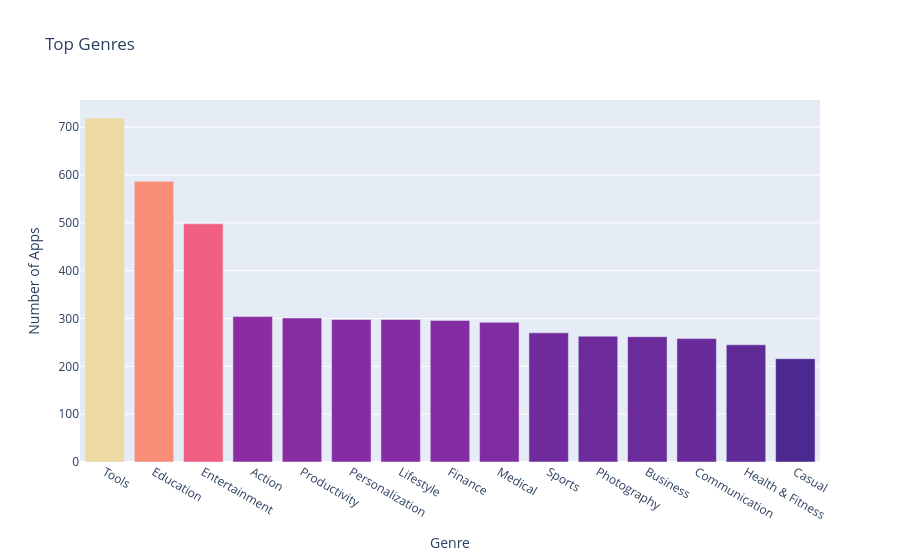

Notebook source saved alongside this figure:
### Markdown cell above
**Challenge**: Can you create this chart with the Series containing the genre data? 

<img src=https://imgur.com/DbcoQli.png width=400>

Try experimenting with the built in colour scales in Plotly. You can find a full list [here](https://plotly.com/python/builtin-colorscales/). 

* Find a way to set the colour scale using the color_continuous_scale parameter. 
* Find a way to make the color axis disappear by using coloraxis_showscale.

### Code cell
bar = px.bar(x = num_genres.index[:15], # index = category name
             y = num_genres.values[:15], # count
             title='Top Genres',
             hover_name=num_genres.index[:15],
             color=num_genres.values[:15],
             color_continuous_scale='Agsunset')
 
bar.update_layout(xaxis_title='Genre',
yaxis_title='Number of Apps',
coloraxis_showscale=False)
 
bar

### Figure 1 — Plotly figure (JSON) as saved in the notebook; plotly's stock layout.template omitted (floating-point values rounded to 4 significant figures)
{"data": [{"hovertemplate": "<b>%{hovertext}</b><br><br>x=%{x}<br>y=%{y}<br>color=%{marker.color}<extra></extra>", "hovertext": ["Tools", "Education", "Entertainment", "Action", "Productivity", "Personalization", "Lifestyle", "Finance", "Medical", "Sports", "Photography", "Business", "Communication", "Health & Fitness", "Casual"], "legendgroup": "", "marker": {"color": [719, 587, 498, 304, 301, 298, 298, 296, 292, 270, 263, 262, 258, 245, 216], "coloraxis": "coloraxis", "pattern": {"shape": ""}}, "name": "", "orientation": "v", "showlegend": false, "textposition": "auto", "type": "bar", "x": ["Tools", "Education", "Entertainment", "Action", "Productivity", "Personalization", "Lifestyle", "Finance", "Medical", "Sports", "Photography", "Business", "Communication", "Health & Fitness", "Casual"], "xaxis": "x", "y": [719, 587, 498, 304, 301, 298, 298, 296, 292, 270, 263, 262, 258, 245, 216], "yaxis": "y"}], "layout": {"barmode": "relative", "coloraxis": {"colorbar": {"title": {"text": "color"}}, "colorscale": [[0, "rgb(75, 41, 145)"], [0.1667, "rgb(135, 44, 162)"], [0.3333, "rgb(192, 54, 157)"], [0.5, "rgb(234, 79, 136)"], [0.6667, "rgb(250, 120, 118)"], [0.8333, "rgb(246, 169, 122)"], [1, "rgb(237, 217, 163)"]], "showscale": false}, "legend": {"tracegroupgap": 0}, "title": {"text": "Top Genres"}, "xaxis": {"anchor": "y", "domain": [0, 1], "title": {"text": "Genre"}}, "yaxis": {"anchor": "x", "domain": [0, 1], "title": {"text": "Number of Apps"}}}}
